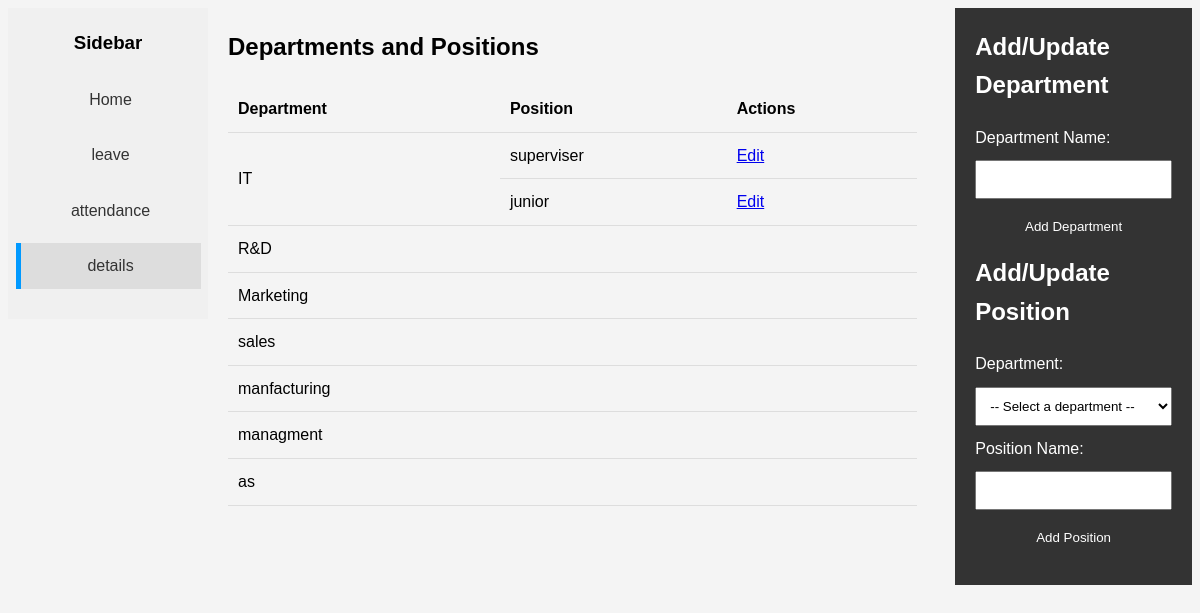
/department_and_position.php, run on an earlier commit of the app's database.
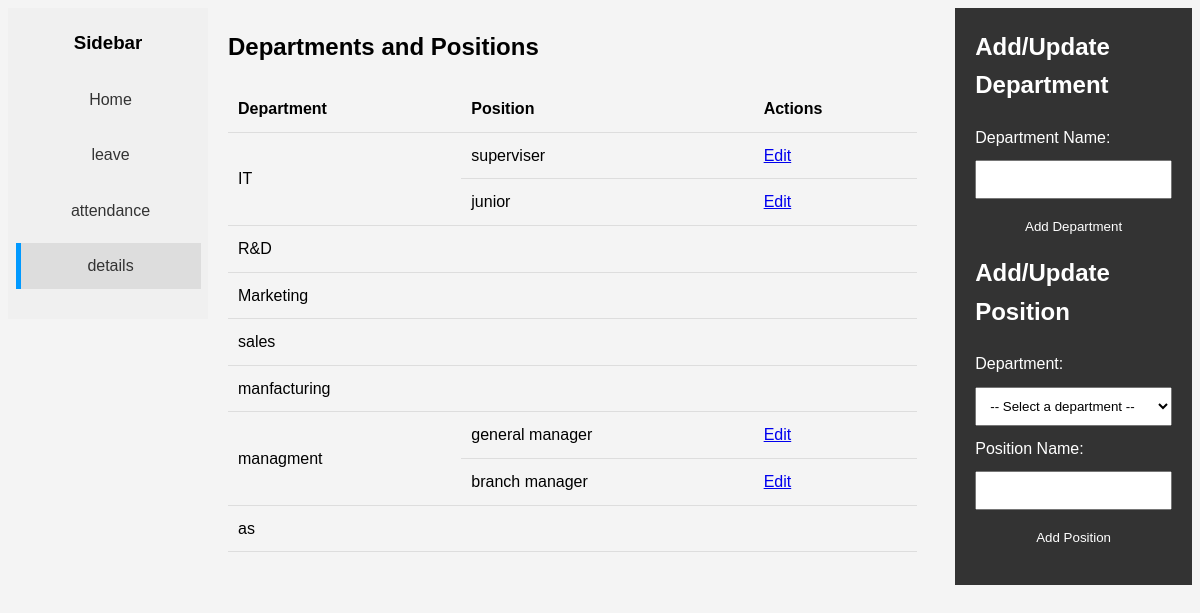
And on a later commit of the database.
### tables this page shows
CREATE TABLE `position` (
  `positionID` int(11) NOT NULL,
  `departmentID` int(11) NOT NULL,
  `positionname` varchar(25) NOT NULL
);

CREATE TABLE `department` (
  `departmentID` int(11) NOT NULL,
  `departmentname` varchar(25) NOT NULL
);

### department_and_position.php (the view, shortened to what this page needs)
<?php
require_once '/xampp/htdocs/student/employee-managment-system/serversidescripts/connection.php';
function getDepartments() {
    global $conn;
    $sql = "SELECT * FROM department";
    $result = $conn->query($sql);
    return $result;
}
function getPositionsByDepartment($departmentID) {
    global $conn;
    $sql = "SELECT * FROM position WHERE departmentID = ?";
    $stmt = $conn->prepare($sql);
    $stmt->bind_param('i', $departmentID);
    $stmt->execute();
    $result = $stmt->get_result();
    return $result;
}
$departments = getDepartments();
?>
<!DOCTYPE html>
<html lang="en">
<head>
</head>
<body>
  <div class="sidebar">
    <h3>Sidebar</h3>
    <a  href="employeedashboard.php">Home</a>
    <a href="employeeleave.php">leave</a>
    <a href="employeeattendance.php">attendance</a>
    <a class="active"href="employee.php">details</a>
  </div>
    <div class="container">
        <div class="main-content">
            <h2>Departments and Positions</h2>
            <table>
                <thead>
                    <tr>
                        <th>Department</th>
                        <th>Position</th>
                        <th>Actions</th>
                    </tr>
                </thead>
                <tbody>
                    <?php while ($department = $departments->fetch_assoc()): ?>
                        <?php
                        $positions = getPositionsByDepartment($department['departmentID']);
                        $firstPosition = true;
                        while ($position = $positions->fetch_assoc()):
                        ?>
                            <tr>
                                <?php if ($firstPosition): ?>
                                    <td rowspan="<?php echo $positions->num_rows; ?>"><?php echo $department['departmentname']; ?></td>
                                    <?php $firstPosition = false; ?>
                                <?php endif; ?>
                                <td><?php echo $position['positionname']; ?></td>
                                <td><a href="?editPosition=<?php echo $position['positionID']; ?>">Edit</a></td>
                            </tr>
                        <?php endwhile; ?>
                        <?php if ($firstPosition): ?>
                            <tr>
                                <td><?php echo $department['departmentname']; ?></td>
                                <td></td>
                                <td></td>
                            </tr>
                        <?php endif; ?>
                    <?php endwhile; ?>
                </tbody>
            </table>
                        </div>
        <div class="form-container">
            <h2>Add/Update Department</h2>
            <form action="" method="post">
                <label for="departmentName">Department Name:</label>
                <input type="text" name="departmentName" id="departmentName" value="<?php echo isset($departmentName) ? htmlspecialchars($departmentName) : ''; ?>" required>
                <input type="submit" name="submitDepartment" value="<?php echo isset($departmentID) ? 'Update' : 'Add'; ?> Department">
            </form>
            <h2>Add/Update Position</h2>
            <form action="" method="post">
                <label for="departmentID">Department:</label>
                <select name="departmentID" id="positionDepartmentID" required>
                    <option value="" disabled selected>-- Select a department --</option>
                </select>
                <label for="positionName">Position Name:</label>
                <input type="text" name="positionName" id="positionName" value="<?php echo isset($positionName) ? htmlspecialchars($positionName) : ''; ?>" required>
                <input type="submit" name="submitPosition" value="<?php echo isset($positionID) ? 'Update' : 'Add'; ?> Position">
            </form>
        </div>
        <div class="clearfix"></div>
    </div>
</body>
</html>

What changed in the data, as far as the page shows it:
no longer on one of the page's lists (row unchanged): department: departmentname "managment"
added position: departmentID.departmentname "managment", positionname "general manager", shown under department (number 6 of 7 on the later page)
added position: positionname "branch manager", shown under department (number 6 of 7 on the later page)
